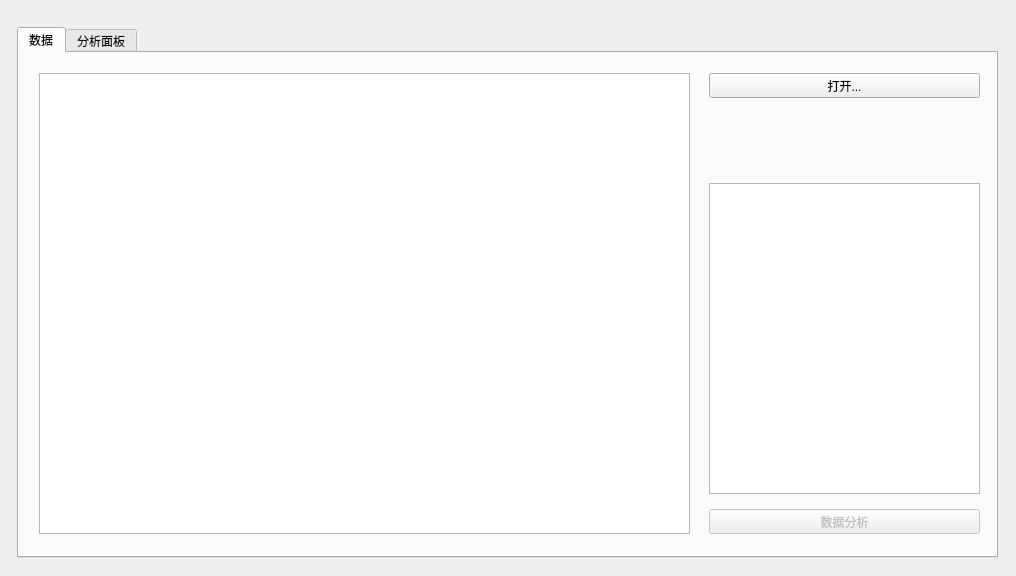
<?xml version="1.0" encoding="UTF-8"?>
<ui version="4.0">
 <class>form_spearmanr</class>
 <widget class="QWidget" name="form_spearmanr">
  <property name="geometry">
   <rect>
    <x>0</x>
    <y>0</y>
    <width>1016</width>
    <height>576</height>
   </rect>
  </property>
  <property name="windowTitle">
   <string>Spearmanr相关性分析</string>
  </property>
  <widget class="QTabWidget" name="tabs_pages">
   <property name="geometry">
    <rect>
     <x>17</x>
     <y>27</y>
     <width>981</width>
     <height>531</height>
    </rect>
   </property>
   <property name="currentIndex">
    <number>0</number>
   </property>
   <widget class="QWidget" name="tab_data">
    <attribute name="title">
     <string>数据</string>
    </attribute>
    <widget class="QTableView" name="table_data">
     <property name="geometry">
      <rect>
       <x>20</x>
       <y>20</y>
       <width>651</width>
       <height>461</height>
      </rect>
     </property>
    </widget>
    <widget class="QPushButton" name="button_open">
     <property name="geometry">
      <rect>
       <x>690</x>
       <y>20</y>
       <width>271</width>
       <height>25</height>
      </rect>
     </property>
     <property name="text">
      <string>打开...</string>
     </property>
     <property name="shortcut">
      <string>Ctrl+O</string>
     </property>
    </widget>
    <widget class="QTableView" name="table_items">
     <property name="geometry">
      <rect>
       <x>690</x>
       <y>130</y>
       <width>271</width>
       <height>311</height>
      </rect>
     </property>
    </widget>
    <widget class="QPushButton" name="button_analysis">
     <property name="enabled">
      <bool>false</bool>
     </property>
     <property name="geometry">
      <rect>
       <x>690</x>
       <y>456</y>
       <width>271</width>
       <height>25</height>
      </rect>
     </property>
     <property name="text">
      <string>数据分析</string>
     </property>
     <property name="shortcut">
      <string>Return</string>
     </property>
     <property name="checkable">
      <bool>false</bool>
     </property>
     <property name="checked">
      <bool>false</bool>
     </property>
    </widget>
   </widget>
   <widget class="QWidget" name="tab_analysis">
    <attribute name="title">
     <string>分析面板</string>
    </attribute>
    <widget class="QTableView" name="table_analysis">
     <property name="geometry">
      <rect>
       <x>20</x>
       <y>20</y>
       <width>941</width>
       <height>431</height>
      </rect>
     </property>
    </widget>
    <widget class="QPushButton" name="button_export">
     <property name="enabled">
      <bool>false</bool>
     </property>
     <property name="geometry">
      <rect>
       <x>670</x>
       <y>460</y>
       <width>291</width>
       <height>25</height>
      </rect>
     </property>
     <property name="text">
      <string>分析结果导出</string>
     </property>
     <property name="shortcut">
      <string>Ctrl+S</string>
     </property>
    </widget>
   </widget>
  </widget>
 </widget>
 <resources/>
 <connections/>
</ui>
